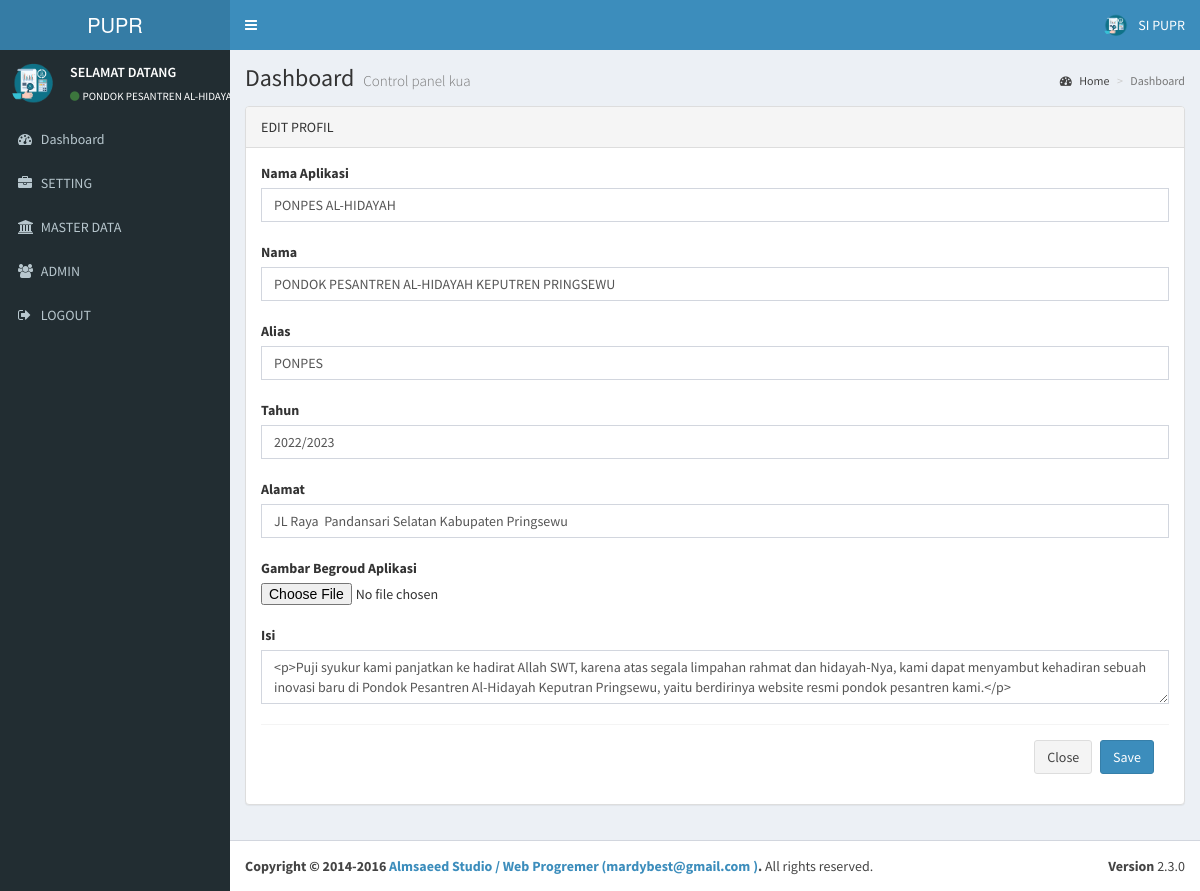
/admin/index.php?aksi=editprofil&id_p=1 (signed in), run on an earlier commit of the app's database.
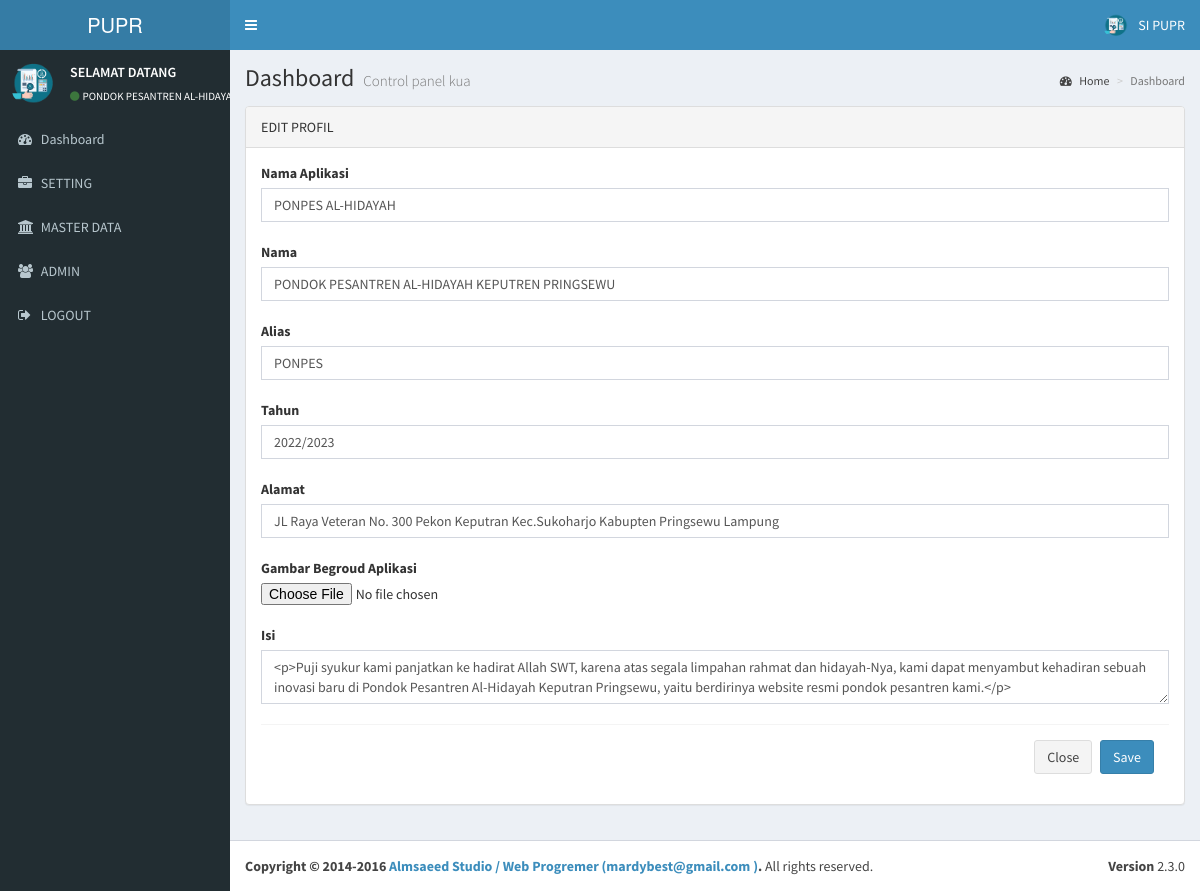
And on a later commit of the database.
### tables this page shows
CREATE TABLE `profil` (
  `id_profil` int(20) NOT NULL,
  `nama_app` varchar(100) NOT NULL,
  `tahun` varchar(250) NOT NULL,
  `nama` varchar(250) NOT NULL,
  `alias` varchar(350) NOT NULL,
  `alamat` text NOT NULL,
  `isi` text NOT NULL,
  `gambar` varchar(100) NOT NULL,
  `akabest` varchar(250) NOT NULL
);

### koneksi.php (called while the page is built, shortened)
<?php
$server = "localhost";
$username = "root";
$password = "";
$database = "db_ponpesalhikmah";
$koneksi = mysqli_connect($server,$username,$password) or die("Koneksi gagal");
mysqli_select_db($koneksi,$database) or die("Database tidak bisa dibuka");
$kontak_kami=mysqli_query($koneksi,"SELECT * FROM profil WHERE id_profil ='1'");
$k_k=mysqli_fetch_array($kontak_kami);
?>

### admin/index.php (the view, shortened to what this page needs)
  <?php
  include '../koneksi.php';
  ?>
<!DOCTYPE html>
<html>
  <head>
  <link rel="stylesheet" href="../sys/bootstrap/bootstrap/css/bootstrap.min.css">
      <link rel="stylesheet" href="../sys/bootstrap/font/css/font-awesome.min.css">
  <link rel="stylesheet" href="../sys/bootstrap/plugins/datatables/dataTables.bootstrap.css">
    <link rel="stylesheet" href="../sys/bootstrap/plugins/select2/select2.min.css">
    <link rel="stylesheet" href="../sys/bootstrap/dist/css/AdminLTE.min.css">
    <link rel="stylesheet" href="../sys/bootstrap/dist/css/skins/_all-skins.min.css">
  </head>
  <body class="hold-transition skin-blue sidebar-mini">
    <div class="wrapper">
      <header class="main-header">
        <a href="index.aspx" class="logo">
          <span class="logo-lg">PUPR</span>
        </a>
        <nav class="navbar navbar-static-top" role="navigation">
          <a href="#" class="sidebar-toggle" data-toggle="offcanvas" role="button">
          </a>
          <div class="navbar-custom-menu">
            <ul class="nav navbar-nav">
              <li class="dropdown user user-menu">
                <a href="#" class="dropdown-toggle" data-toggle="dropdown">
                  <img src="../foto/logo.png" class="user-image" alt="User Image">
                  <span class="hidden-xs">SI PUPR </span>
                </a>
              </li>
            </ul>
          </div>
        </nav>
      </header>
      <aside class="main-sidebar">
        <section class="sidebar">
          <div class="user-panel">
            <div class="pull-left image">
              <img src="../foto/logo.png" class="img-circle" alt="User Image">
            </div>
            <div class="pull-left info">
              <p>SELAMAT DATANG</p>
              <a href="index.aspx"><i class="fa fa-circle text-success"></i><?php echo"$k_k[nama]";?></a>
            </div>
          </div>
      <?php include "menu.php"?>
        </section>
      </aside>
      <div class="content-wrapper">
        <section class="content-header">
          <h1>
            Dashboard
            <small>Control panel kua</small>
          </h1>
          <ol class="breadcrumb">
            <li><a href="index.aspx"><i class="fa fa-dashboard"></i> Home</a></li>
            <li class="active">Dashboard</li>
          </ol>
        </section>
        <section class="content">
		 <?php include "tengah.php"?>
		  </div>
      <footer class="main-footer">
        <div class="pull-right hidden-xs">
          <b>Version</b> 2.3.0
        </div>
        <strong>Copyright &copy; 2014-2016 <a href="#">Almsaeed Studio / Web Progremer (<?php echo"$k_k[akabest]";?> )</a>.</strong>  All rights reserved.
      </footer>
    </div>
  </body>
</html>

### admin/menu.php (shortened to what this page needs)
  <ul class="sidebar-menu">
  <li>
              <a href='index.php?aksi=home'>
                <i class='fa fa-dashboard'></i> <span>Dashboard</span>
              </a>
 </li>
 <li>
      <a href="index.php?aksi=profil">
                  <i class="fa fa-briefcase"></i> <span>SETTING</span>
                </a>
              </li>
<li class='treeview'>
               <a href='#'>
                 <i class='fa fa-bank'></i>
                 <span>MASTER DATA</span>
               </a>
</li>
<li><a href="index.php?aksi=admin"><i class="fa fa-users"></i> <span>ADMIN</span></a></li>
<li><a href="logout.php"><i class="fa fa-sign-out"></i> <span>LOGOUT</span></a></li>
</ul>

### admin/tengah.php (shortened to what this page needs)
<?php
if($_GET['aksi']=='home'){
echo"
 <div class='row'>
                   <div class='col-lg-12'>
			<div class='panel panel-default'>
                            <div class='panel-heading'>
                           Sambutan
                            </div>
                            <div class='panel-body'>
				<p>Selamat Datang Di halaman Admin, Silahkan Pilih menu untuk pengaturan data yang di butuhkan guna mendapatkan hasil yang maksimal sesuai keinginan.</p>
                            </div>
			</div>
                   </div>
</div>";
echo"<div class='row'>
                    <div class='col-xs-12'>
              <div class='panel panel-primary'>
			    <div class='box-header'>
				   <h3 class='box-title'>INFORMASI</h3>
                </div>
                <div class='box-header'>
				</div>
     <div class='box-body'>
     <a href='index.php?aksi=informasi' class='btn btn-app'>
                    <span class='badge bg-yellow'>3</span>
                    <i class='fa fa-arrows-h fa-5x'></i> Informasi
                  </a>
                  <a href='index.php?aksi=galeri' class='btn btn-app'>
                  <span class='badge bg-yellow'>3</span>
                  <i class='fa fa-arrows-h fa-5x'></i> Galeri
                </a>
                <a href='index.php?aksi=halaman' class='btn btn-app'>
                <span class='badge bg-yellow'>3</span>
                <i class='fa fa-arrows-h fa-5x'></i> Halaman
              </a>
              <a href='index.php?aksi=kritik' class='btn btn-app'>
              <span class='badge bg-yellow'>3</span>
              <i class='fa fa-arrows-h fa-5x'></i> Kritik
            </a>
            </div>
			</div>
 </div>
			</div>
";
}
elseif($_GET['aksi']=='ikon'){
include "../ikon.php";
}
elseif($_GET['aksi']=='editprofil'){
$tebaru=mysqli_query($koneksi," SELECT * FROM profil WHERE id_profil=$_GET[id_p] ");
$t=mysqli_fetch_array($tebaru);
echo"
<div class='row'>
                <div class='col-lg-12'>
                    <div class='panel panel-default'>
                        <div class='panel-heading'>EDIT PROFIL
                        </div>
                        <div class='panel-body'>
<form id='form1'  method='post' enctype='multipart/form-data' action='master/profil.php?act=editpro&id_p=$_GET[id_p]'>
       <div class='form-grup'>
        <label>Nama Aplikasi</label>
        <input type='text' class='form-control' value='$t[nama_app]' name='nama_app'/><br>
        <label>Nama</label>
        <input type='text' class='form-control' value='$t[nama]' name='jd'/><br>
		<label>Alias</label>
        <input type='text' class='form-control' value='$t[alias]' name='alias'/><br>
		<label>Tahun</label>
        <input type='text' class='form-control' value='$t[tahun]' name='tahun'/><br>
		<label>Alamat</label>
        <input type='text' class='form-control' value='$t[alamat]' name='alamat'/><br>
        <label>Gambar Begroud Aplikasi</label>
        <input type='file' class='smallInput'  name='gambar'/><br>
		<label>Isi</label>
        <textarea id='text-ckeditor' class='form-control' name='isi'>$t[isi]</textarea></br>
		<script>CKEDITOR.replace('text-ckeditor');</script>
    	<div class='modal-footer'>
                                            <button type='button' class='btn btn-default' data-dismiss='modal'>Close</button>
                                            <button type='submit' class='btn btn-primary'>Save </button>
                                        </div> </div>
    </form></div> </div></div> </div>
";
}
?>

What changed in the data, as far as the page shows it:
changed profil "mardybest@gmail.com": alamat "JL Raya Pandansari Selatan Kabupaten Pringsewu" → "JL Raya Veteran No. 300 Pekon Keputran Kec.Sukoharjo Kabupten Pringsewu Lampung"
